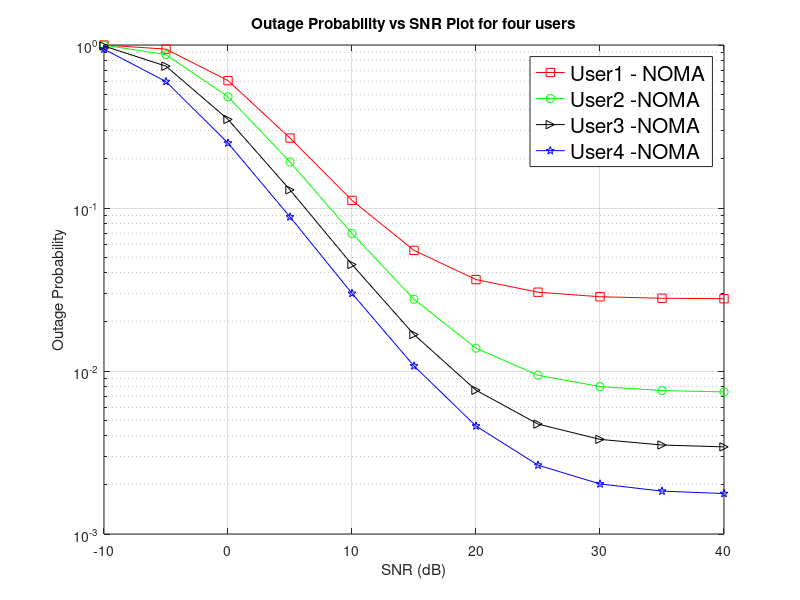

Source code (MATLAB):
% Outage probability vs SNR for three users

clc;
close all;
clear all;

SNR_dB = -10:5:40; % transmit SNR in dB scale 
SNR_linear = db2pow(SNR_dB); % transmit SNR in linear scale(convert db to power) 

a1 = 0.1; % power-allocation coefficient for the user1
a2 = 0.2; % power-allocation coefficient for the user2 
a3 = 0.3; % power-allocation coefficient for the user2
a4 = 0.4;
R1 = 1;   % target data rate for User1 in bps/Hz
R2 = 0.5; % target data rate for User2 in bps/Hz
R3 = 0.4; % target data rate for User3 in bps/Hz
R4 = 0.3;
d = 0.3;  % Normalized distance between BS and user1

alpha = 2;% path-loss exponent 

Omega_1 = d^(-alpha); % mean square value of the channel coefficient between BS and User1

Omega_LI = db2pow(-15); % mean square value of the self-interference channel

Omega_2 = 1; % mean-square value of the channel coefficients between BS and User2
R_1 = 2^R1 - 1; % SNR threshold for user1 

R_2 = 2^R2 - 1; % SNR threshold for user2
R_3 = 2^R3 - 1; % SNR threshold for user3
R_4 = 2^R4 - 1;
tau_1 = R_2./ (SNR_linear * ( a2 - a1 * R_2 ) );
tau_2 = R_3./ (SNR_linear * (a3-a1 * R_3));
tau_3 = R_4./ (SNR_linear * (a4-a1 *R_4));
beta_1 = R_1 ./ (a1 * SNR_linear);

theta_1 = max(tau_1, beta_1);
varpi = 1;         % For Full Duplex operation

% Calculation of outage probabilities 

Outage_P1 = 1 - ( Omega_1 * exp( - theta_1 / Omega_1 ) ./ ( Omega_1 + SNR_linear .* theta_1 * Omega_LI) ); % User1

Outage_P2 = 1 - Omega_1 * exp( - ( (tau_1/Omega_1 ) + ( R_2./ (SNR_linear * Omega_2 ) ) ) ) ./ ...
                    (Omega_1 + SNR_linear .* varpi .* tau_1 * Omega_LI);
                
Outage_P3 = 1 - Omega_1 * exp( - ( (tau_2/Omega_1 ) + ( R_3./ (SNR_linear * Omega_2 ) ) ) ) ./ ...
                    (Omega_1 + SNR_linear .* varpi .* tau_2 * Omega_LI);
Outage_P4 = 1 - Omega_1 * exp( - ( (tau_3/Omega_1 ) + ( R_4./ (SNR_linear * Omega_2 ) ) ) ) ./ ...
                    (Omega_1 + SNR_linear .* varpi .* tau_3 * Omega_LI);
%Plotting 

figure;
semilogy(SNR_dB, Outage_P1, '-sr', SNR_dB, Outage_P2, '-og', SNR_dB, Outage_P3, '->k', SNR_dB, Outage_P4, '-pb');
grid on;

xlabel('SNR (dB)');
ylabel('Outage Probability');
title('Outage Probability vs SNR Plot for four users');
legend({'User1 - NOMA','User2 -NOMA','User3 -NOMA','User4 -NOMA'}, 'Location', 'Best', 'FontSize', 15);
